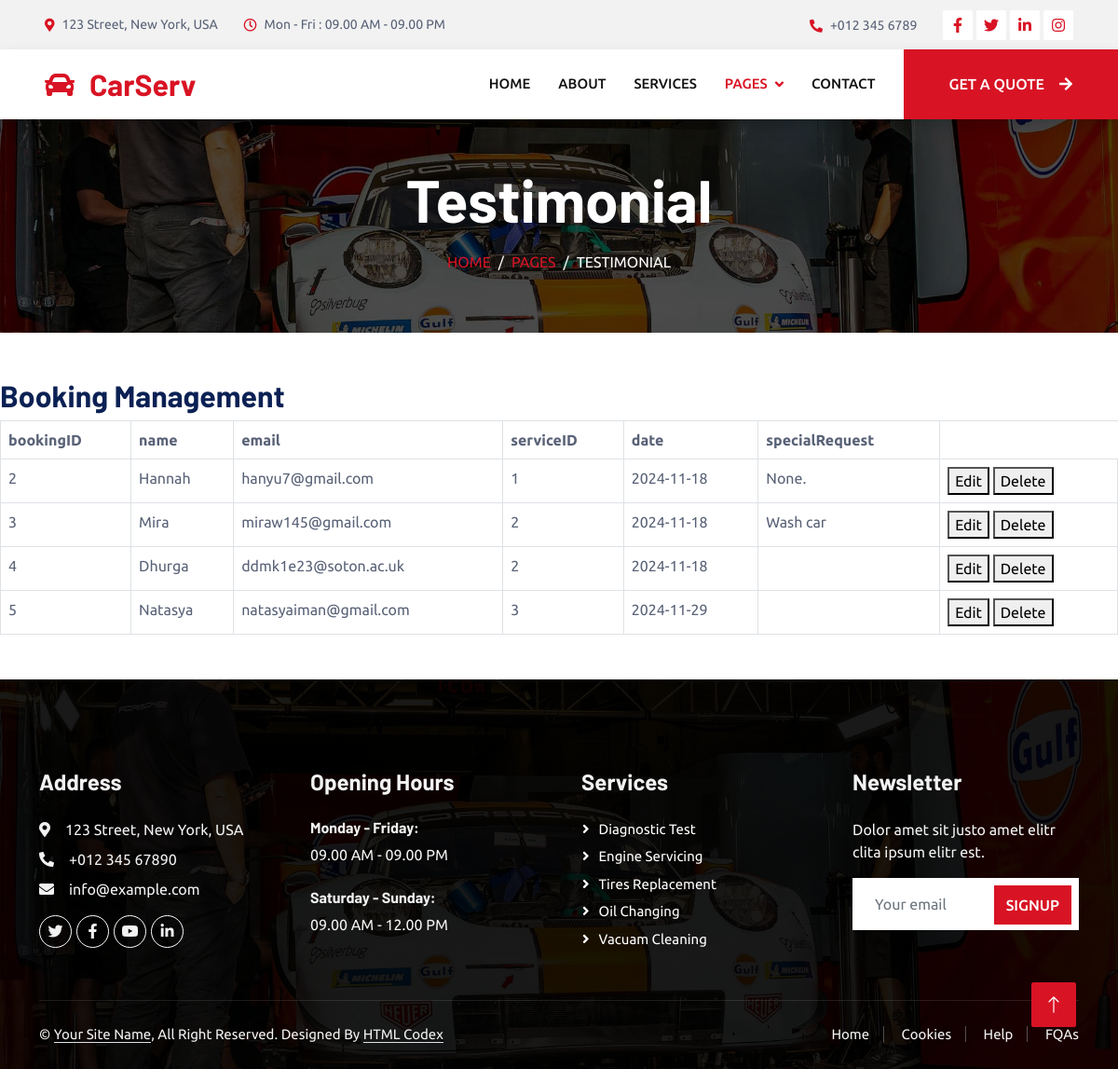
Page /carrepair/update.php on the committed database.
### tables this page shows
CREATE TABLE `booking` (
  `bookingID` int(50) NOT NULL,
  `name` varchar(50) NOT NULL,
  `email` varchar(255) NOT NULL,
  `serviceID` int(50) NOT NULL,
  `date` date NOT NULL,
  `specialRequest` varchar(255) DEFAULT NULL
);

### carrepair/update.php (the view, shortened to what this page needs)
<!DOCTYPE html>
<html lang="en">
<head>
    <link href="https://cdnjs.cloudflare.com/ajax/libs/font-awesome/5.10.0/css/all.min.css" rel="stylesheet">
    <link href="https://cdn.jsdelivr.net/npm/bootstrap-icons@1.4.1/font/bootstrap-icons.css" rel="stylesheet">
    <link href="lib/animate/animate.min.css" rel="stylesheet">
    <link href="lib/owlcarousel/assets/owl.carousel.min.css" rel="stylesheet">
    <link href="lib/tempusdominus/css/tempusdominus-bootstrap-4.min.css" rel="stylesheet" />
    <link href="css/bootstrap.min.css" rel="stylesheet">
    <link href="css/style.css" rel="stylesheet">
</head>
<body>
    <div class="container-fluid bg-light p-0">
        <div class="row gx-0 d-none d-lg-flex">
            <div class="col-lg-7 px-5 text-start">
                <div class="h-100 d-inline-flex align-items-center py-3 me-4">
                    <small class="fa fa-map-marker-alt text-primary me-2"></small>
                    <small>123 Street, New York, USA</small>
                </div>
                <div class="h-100 d-inline-flex align-items-center py-3">
                    <small class="far fa-clock text-primary me-2"></small>
                    <small>Mon - Fri : 09.00 AM - 09.00 PM</small>
                </div>
            </div>
            <div class="col-lg-5 px-5 text-end">
                <div class="h-100 d-inline-flex align-items-center py-3 me-4">
                    <small class="fa fa-phone-alt text-primary me-2"></small>
                    <small>+012 345 6789</small>
                </div>
                <div class="h-100 d-inline-flex align-items-center">
                    <a class="btn btn-sm-square bg-white text-primary me-1" href=""><i class="fab fa-facebook-f"></i></a>
                    <a class="btn btn-sm-square bg-white text-primary me-1" href=""><i class="fab fa-twitter"></i></a>
                    <a class="btn btn-sm-square bg-white text-primary me-1" href=""><i class="fab fa-linkedin-in"></i></a>
                    <a class="btn btn-sm-square bg-white text-primary me-0" href=""><i class="fab fa-instagram"></i></a>
                </div>
            </div>
        </div>
    </div>
    <nav class="navbar navbar-expand-lg bg-white navbar-light shadow sticky-top p-0">
        <a href="index.html" class="navbar-brand d-flex align-items-center px-4 px-lg-5">
            <h2 class="m-0 text-primary"><i class="fa fa-car me-3"></i>CarServ</h2>
        </a>
        <div class="collapse navbar-collapse" id="navbarCollapse">
            <div class="navbar-nav ms-auto p-4 p-lg-0">
                <a href="index.php" class="nav-item nav-link">Home</a>
                <a href="about.php" class="nav-item nav-link">About</a>
                <a href="service.php" class="nav-item nav-link">Services</a>
                <div class="nav-item dropdown">
                    <a href="#" class="nav-link dropdown-toggle active" data-bs-toggle="dropdown">Pages</a>
                </div>
                <a href="contact.html" class="nav-item nav-link">Contact</a>
            </div>
            <a href="" class="btn btn-primary py-4 px-lg-5 d-none d-lg-block">Get A Quote<i class="fa fa-arrow-right ms-3"></i></a>
        </div>
    </nav>
    <div class="container-fluid page-header mb-5 p-0" style="background-image: url(img/carousel-bg-1.jpg);">
        <div class="container-fluid page-header-inner py-5">
            <div class="container text-center">
                <h1 class="display-3 text-white mb-3 animated slideInDown">Testimonial</h1>
                <nav aria-label="breadcrumb">
                    <ol class="breadcrumb justify-content-center text-uppercase">
                        <li class="breadcrumb-item"><a href="#">Home</a></li>
                        <li class="breadcrumb-item"><a href="#">Pages</a></li>
                        <li class="breadcrumb-item text-white active" aria-current="page">Testimonial</li>
                    </ol>
                </nav>
            </div>
        </div>
    </div>
    <?php
        include 'db_connect.php';
        $conn = mysqli_connect($servername, $username, $password, $dbname);
    $sql = "SELECT * FROM booking";
    $result = $conn->query($sql);
    ?>
<!DOCTYPE html>
<html lang="en">
<head>
    <link rel="stylesheet" href="style.css">
</head>
<body>
<h2>Booking Management</h2>
<table class='table table-bordered' id='dataTable' width='100%' cellspacing='0'>
    <tr>
        <th>bookingID</th>
        <th>name</th>
        <th>email</th>
        <th>serviceID</th>
        <th>date</th>
        <th>specialRequest</th>
    </tr>
    <?php
            if ($result->num_rows > 0) {
                while ($row = $result->fetch_assoc()) {
                    echo "<tr>";
                    echo "<td>" . $row['bookingID'] . "</td>";
                    echo "<td>" . $row['name'] . "</td>";
                    echo "<td>" . $row['email'] . "</td>";
                    echo "<td>" . $row['serviceID'] . "</td>";
                    echo "<td>" . $row['date'] . "</td>";
                    echo "<td>" . $row['specialRequest'] . "</td>";
                    echo "<td>
                            <button onclick=\"editBooking(" . $row['bookingID'] . ")\">Edit</button>
                            <button onclick=\"deleteBooking(" . $row['bookingID'] . ")\">Delete</button>
                        </td>";
                    echo "</tr>";
                }
            } else {
                echo "<tr><td colspan='7'>No bookings found</td></tr>";
            }
            ?>
        </table>
        </body>
        </html>
    <div class="container-fluid bg-dark text-light footer pt-5 mt-5 wow fadeIn" data-wow-delay="0.1s">
        <div class="container py-5">
            <div class="row g-5">
                <div class="col-lg-3 col-md-6">
                    <h4 class="text-light mb-4">Address</h4>
                    <p class="mb-2"><i class="fa fa-map-marker-alt me-3"></i>123 Street, New York, USA</p>
                    <p class="mb-2"><i class="fa fa-phone-alt me-3"></i>+012 345 67890</p>
                    <p class="mb-2"><i class="fa fa-envelope me-3"></i>info@example.com</p>
                    <div class="d-flex pt-2">
                        <a class="btn btn-outline-light btn-social" href=""><i class="fab fa-twitter"></i></a>
                        <a class="btn btn-outline-light btn-social" href=""><i class="fab fa-facebook-f"></i></a>
                        <a class="btn btn-outline-light btn-social" href=""><i class="fab fa-youtube"></i></a>
                        <a class="btn btn-outline-light btn-social" href=""><i class="fab fa-linkedin-in"></i></a>
                    </div>
                </div>
                <div class="col-lg-3 col-md-6">
                    <h4 class="text-light mb-4">Opening Hours</h4>
                    <h6 class="text-light">Monday - Friday:</h6>
                    <p class="mb-4">09.00 AM - 09.00 PM</p>
                    <h6 class="text-light">Saturday - Sunday:</h6>
                    <p class="mb-0">09.00 AM - 12.00 PM</p>
                </div>
                <div class="col-lg-3 col-md-6">
                    <h4 class="text-light mb-4">Services</h4>
                    <a class="btn btn-link" href="">Diagnostic Test</a>
                    <a class="btn btn-link" href="">Engine Servicing</a>
                    <a class="btn btn-link" href="">Tires Replacement</a>
                    <a class="btn btn-link" href="">Oil Changing</a>
                    <a class="btn btn-link" href="">Vacuam Cleaning</a>
                </div>
                <div class="col-lg-3 col-md-6">
                    <h4 class="text-light mb-4">Newsletter</h4>
                    <p>Dolor amet sit justo amet elitr clita ipsum elitr est.</p>
                    <div class="position-relative mx-auto" style="max-width: 400px;">
                        <input class="form-control border-0 w-100 py-3 ps-4 pe-5" type="text" placeholder="Your email">
                        <button type="button" class="btn btn-primary py-2 position-absolute top-0 end-0 mt-2 me-2">SignUp</button>
                    </div>
                </div>
            </div>
        </div>
        <div class="container">
            <div class="copyright">
                <div class="row">
                    <div class="col-md-6 text-center text-md-start mb-3 mb-md-0">
                        &copy; <a class="border-bottom" href="#">Your Site Name</a>, All Right Reserved.
                        Designed By <a class="border-bottom" href="https://htmlcodex.com">HTML Codex</a>
                    </div>
                    <div class="col-md-6 text-center text-md-end">
                        <div class="footer-menu">
                            <a href="">Home</a>
                            <a href="">Cookies</a>
                            <a href="">Help</a>
                            <a href="">FQAs</a>
                        </div>
                    </div>
                </div>
            </div>
        </div>
    </div>
    <a href="#" class="btn btn-lg btn-primary btn-lg-square back-to-top"><i class="bi bi-arrow-up"></i></a>
</body>
</html>

### carrepair/css/style.css (style rules this page uses)
:root { --primary: #D81324; --secondary: #0B2154; --light: #F2F2F2; --dark: #111111; }
.back-to-top { position: fixed; display: none; right: 45px; bottom: 45px; z-index: 99; }
.btn { font-weight: 500; text-transform: uppercase; transition: .5s; }
.btn.btn-primary, .btn.btn-secondary { color: #FFFFFF; }
.btn-sm-square { width: 32px; height: 32px; }
.btn-lg-square { width: 48px; height: 48px; }
.btn-square, .btn-sm-square, .btn-lg-square { padding: 0; display: flex; align-items: center; justify-content: center; font-weight: normal; border-radius: 2px; }
.navbar .dropdown-toggle::after { border: none; content: "\f107"; font-family: "Font Awesome 5 Free"; font-weight: 900; vertical-align: middle; margin-left: 8px; }
.navbar-light .navbar-nav .nav-link { margin-right: 30px; padding: 25px 0; color: #FFFFFF; font-size: 15px; text-transform: uppercase; outline: none; }
.navbar-light .navbar-nav .nav-link:hover, .navbar-light .navbar-nav .nav-link.active { color: var(--primary); }
.navbar-light .navbar-brand, .navbar-light a.btn { height: 75px; }
.navbar-light .navbar-nav .nav-link { color: var(--dark); font-weight: 500; }
.navbar-light.sticky-top { top: -100px; transition: .5s; }
.page-header { background-position: center center; background-repeat: no-repeat; background-size: cover; }
.page-header-inner { background: rgba(0, 0, 0, .7); }
.breadcrumb-item + .breadcrumb-item::before { color: var(--light); }
.footer { background: linear-gradient(rgba(0, 0, 0, .9), rgba(0, 0, 0, .9)), url(../img/carousel-bg-1.jpg) center center no-repeat; background-size: cover; }
.footer .btn.btn-social { margin-right: 5px; width: 35px; height: 35px; display: flex; align-items: center; justify-content: center; color: var(--light); border: 1px solid #FFFFFF; border-radius: 35px; transition: .3s; }
.footer .btn.btn-link { display: block; margin-bottom: 5px; padding: 0; text-align: left; color: #FFFFFF; font-size: 15px; font-weight: normal; text-transform: capitalize; transition: .3s; }
.footer .btn.btn-link::before { position: relative; content: "\f105"; font-family: "Font Awesome 5 Free"; font-weight: 900; margin-right: 10px; }
.footer .copyright { padding: 25px 0; font-size: 15px; border-top: 1px solid rgba(256, 256, 256, .1); }
.footer .copyright a { color: var(--light); }
.footer .footer-menu a { margin-right: 15px; padding-right: 15px; border-right: 1px solid rgba(255, 255, 255, .3); }
.footer .footer-menu a:last-child { margin-right: 0; padding-right: 0; border-right: none; }

### rows in the picture
booking: bookingID "2", name "Hannah", email "hanyu7@gmail.com", serviceID "1", date "2024-11-18", specialRequest "None."
booking: bookingID "3", name "Mira", email "miraw145@gmail.com", serviceID "2", date "2024-11-18", specialRequest "Wash car"
booking: bookingID "4", name "Dhurga", email "ddmk1e23@soton.ac.uk", serviceID "2", date "2024-11-18"
booking: bookingID "5", name "Natasya", email "natasyaiman@gmail.com", serviceID "3", date "2024-11-29"
